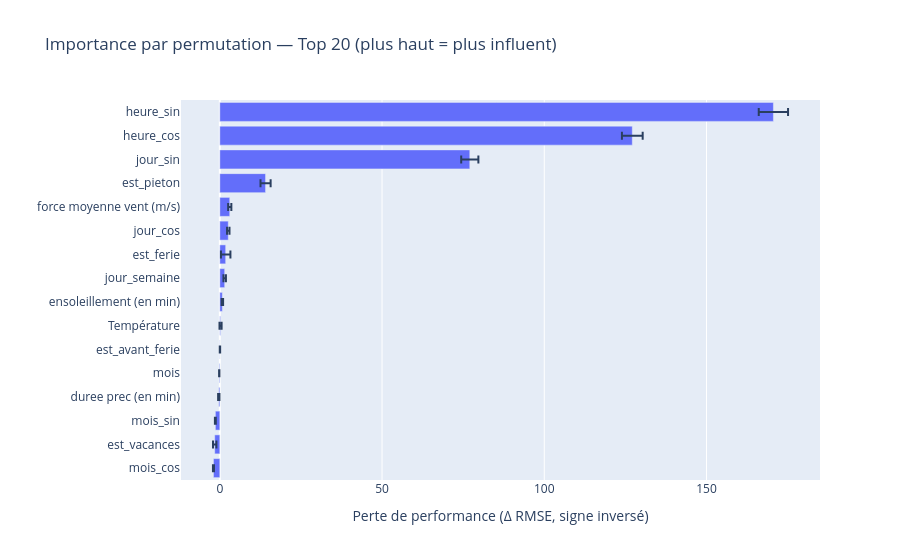

Notebook cell for this chart:
### Code cell
from sklearn.inspection import permutation_importance
import pandas as pd
import numpy as np
import plotly.express as px

# 1) Importance par permutation sur le pipeline complet (prétraitements inclus)
perm = permutation_importance(
    estimator=pipe,
    X=X_test,
    y=y_test,
    n_repeats=20,
    random_state=42,
    scoring='neg_root_mean_squared_error'  # cohérent avec votre RMSE
)

imp_df = (
    pd.DataFrame({
        'feature': features,
        'importance_mean': perm.importances_mean,
        'importance_std': perm.importances_std
    })
    .sort_values('importance_mean', ascending=False)
)

print(imp_df.head(20))

# 2) Bar chart Plotly (top 20)
topk = imp_df.head(20).sort_values('importance_mean', ascending=True)
fig = px.bar(
    topk,
    x='importance_mean', y='feature',
    error_x='importance_std',
    orientation='h',
    title='Importance par permutation — Top 20 (plus haut = plus influent)'
)
fig.update_layout(xaxis_title="Perte de performance (Δ RMSE, signe inversé)", yaxis_title="")
fig.show()

### Figure 1 — Plotly figure (JSON) as saved in the notebook; plotly's stock layout.template omitted (floating-point values rounded to 4 significant figures)
{"data": [{"error_x": {"array": [0.155, 0.5243, 0.1377, 0.2027, 0.04854, 0.05814, 0.3264, 0.2273, 0.3798, 1.462, 0.3772, 0.4887, 1.561, 2.647, 3.198, 4.515]}, "hovertemplate": "importance_mean=%{x}<br>feature=%{y}<extra></extra>", "legendgroup": "", "marker": {"color": "#636efa", "pattern": {"shape": ""}}, "name": "", "orientation": "h", "showlegend": false, "textposition": "auto", "type": "bar", "x": [-1.962, -1.573, -1.374, -0.3206, -0.1736, 0.03986, 0.2262, 0.7795, 1.503, 1.806, 2.605, 3.062, 14.1, 77.05, 127.1, 170.6], "xaxis": "x", "y": ["mois_cos", "est_vacances", "mois_sin", "duree prec (en min)", "mois", "est_avant_ferie", "Température", "ensoleillement (en min)", "jour_semaine", "est_ferie", "jour_cos", "force moyenne vent (m/s)", "est_pieton", "jour_sin", "heure_cos", "heure_sin"], "yaxis": "y"}], "layout": {"barmode": "relative", "legend": {"tracegroupgap": 0}, "title": {"text": "Importance par permutation — Top 20 (plus haut = plus influent)"}, "xaxis": {"anchor": "y", "domain": [0, 1], "title": {"text": "Perte de performance (Δ RMSE, signe inversé)"}}, "yaxis": {"anchor": "x", "domain": [0, 1], "title": {"text": ""}}}}
